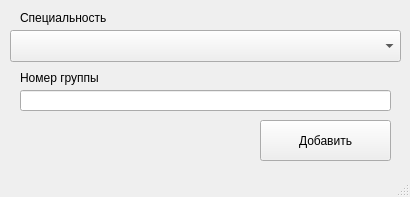
<?xml version="1.0" encoding="UTF-8"?>
<ui version="4.0">
 <class>MainWindow</class>
 <widget class="QMainWindow" name="MainWindow">
  <property name="geometry">
   <rect>
    <x>0</x>
    <y>0</y>
    <width>410</width>
    <height>197</height>
   </rect>
  </property>
  <property name="windowTitle">
   <string>Добавить группу</string>
  </property>
  <widget class="QWidget" name="centralwidget">
   <widget class="QLabel" name="label">
    <property name="geometry">
     <rect>
      <x>20</x>
      <y>70</y>
      <width>131</width>
      <height>16</height>
     </rect>
    </property>
    <property name="text">
     <string>Номер группы</string>
    </property>
   </widget>
   <widget class="QLineEdit" name="lineEdit">
    <property name="geometry">
     <rect>
      <x>20</x>
      <y>90</y>
      <width>371</width>
      <height>21</height>
     </rect>
    </property>
   </widget>
   <widget class="QPushButton" name="pushButton">
    <property name="geometry">
     <rect>
      <x>260</x>
      <y>120</y>
      <width>131</width>
      <height>41</height>
     </rect>
    </property>
    <property name="text">
     <string>Добавить</string>
    </property>
   </widget>
   <widget class="QComboBox" name="comboBox">
    <property name="geometry">
     <rect>
      <x>10</x>
      <y>30</y>
      <width>391</width>
      <height>32</height>
     </rect>
    </property>
   </widget>
   <widget class="QLabel" name="label_2">
    <property name="geometry">
     <rect>
      <x>20</x>
      <y>10</y>
      <width>131</width>
      <height>16</height>
     </rect>
    </property>
    <property name="text">
     <string>Специальность</string>
    </property>
   </widget>
  </widget>
  <widget class="QStatusBar" name="statusbar"/>
 </widget>
 <resources/>
 <connections/>
</ui>
